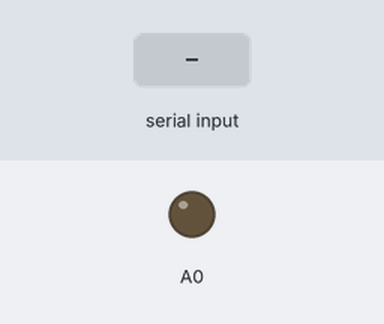
Bench run of a sketch on a simulated Arduino Uno, built with avr-gcc and run on an emulated ATmega328P. On the bench: output pins drawn as LEDs (lit = HIGH). The inputs (shaded band) are chosen by the test bench. What the sketch prints to the serial monitor is not drawn.

Above: at 4.8 s.
4.9 s: "R" received over the second serial link
At 6.4 s:
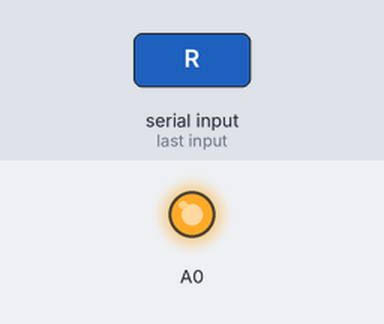
Timing chart, 0 to 9.5 s (numbered marks = the images above; inputs shaded):
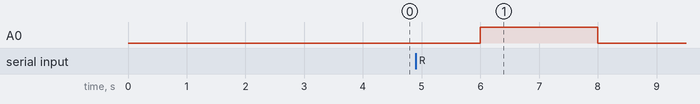

The sketch:

SenderPaired.ino
```cpp
//this is master

#include <SoftwareSerial.h>

SoftwareSerial BTSerial(10, 11);

char state = '0';

void setup()
{
  BTSerial.begin(38400);
  Serial.begin(9600);
  Serial.write("this is master");
}

void loop()
{
 if(BTSerial.available() > 0)
 {
    // Checks whether data is comming from the serial port
    state = BTSerial.read(); // Reads the data from the serial port
 }

 if (state == 'R')
 {
  analogWrite(A0, 225);
  BTSerial.write('F');
  delay(2000);
  analogWrite(A0, LOW);
  delay(2000);
  state = 'P';
 }
 else{
  analogWrite(A0, LOW);
  BTSerial.write('P');
  delay(2000);
 }
}
```

Measured:
- after the input at 4.9 s, A0: LOW → HIGH after 1.1 s, → LOW 2.0 s later
